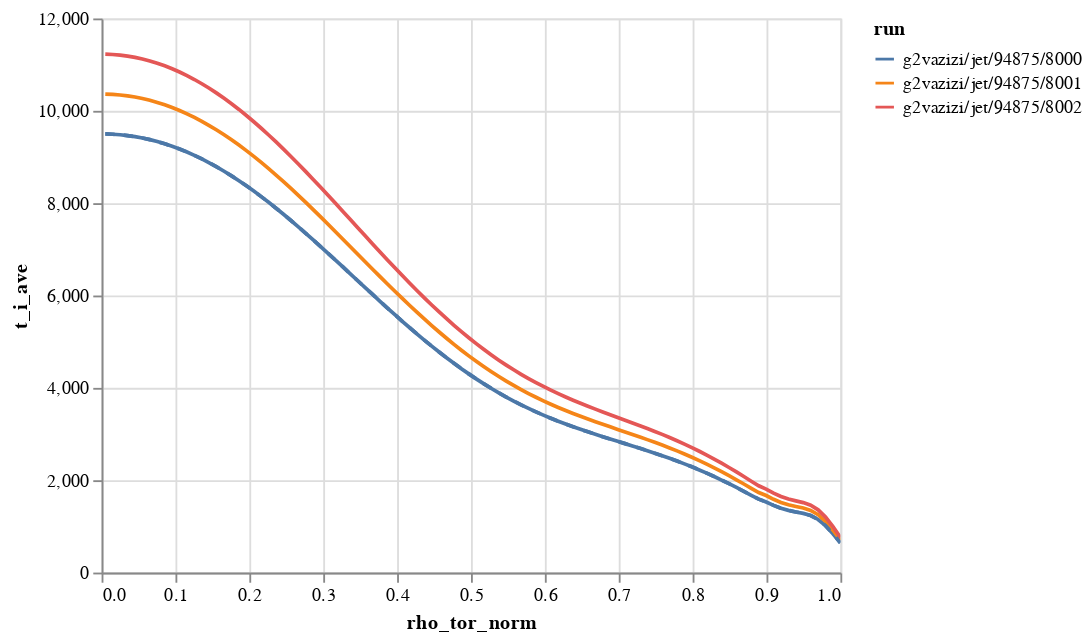

The notebook cell this image was saved under:
### Markdown cell above
*Duqtools* has some built-in plots as well, using [altair](https://altair-viz.github.io/), that are designed with larger data sets and interactivity in mind.

### Code cell
from duqtools.api import alt_line_chart

chart = alt_line_chart(
    dataset.isel(time=[0,1,2,3]), 
    x='rho_tor_norm', 
    y='t_i_ave'
)
chart

### Figure 1 — Vega-Lite specification as saved in the notebook (floating-point values rounded to 4 significant figures; data arrays with more than 128 entries replaced by an {"elided": "..."} marker saying what was removed)
{"config": {"view": {"continuousWidth": 400, "continuousHeight": 300}}, "layer": [{"mark": "line", "encoding": {"color": {"field": "run", "type": "nominal"}, "tooltip": {"field": "run", "type": "nominal"}, "x": {"field": "rho_tor_norm", "type": "quantitative"}, "y": {"field": "t_i_ave", "scale": {"domain": [0, 11230.0]}, "type": "quantitative"}}, "selection": {"time": {"type": "single", "fields": ["slider"], "bind": {"input": "range", "max": 3.0, "min": 0, "name": "Time index", "step": 1}, "init": {"slider": 0}}, "selector001": {"type": "interval", "bind": "scales", "encodings": ["x", "y"]}}, "transform": [{"filter": {"selection": "time"}}]}, {"mark": {"type": "line", "strokeDash": [5, 5]}, "encoding": {"color": {"field": "run", "type": "nominal"}, "tooltip": {"field": "run", "type": "nominal"}, "x": {"field": "rho_tor_norm", "type": "quantitative"}, "y": {"field": "t_i_ave", "type": "quantitative"}}, "selection": {"reference": {"type": "single", "fields": ["slider"], "bind": {"input": "range", "max": 3.0, "min": 0, "name": "Reference time index", "step": 1}, "init": {"slider": 0}}, "selector002": {"type": "interval", "bind": "scales", "encodings": ["x", "y"]}}, "transform": [{"filter": {"selection": "reference"}}, {"filter": "(datum.run === 'g2vazizi/jet/94875/8000')"}]}], "data": {"name": "data-e903b645d153a6aad9ae69195828b4c5"}, "$schema": "https://vega.github.io/schema/vega-lite/v4.17.0.json", "datasets": {"data-e903b645d153a6aad9ae69195828b4c5": {"elided": "1200 records"}}}
